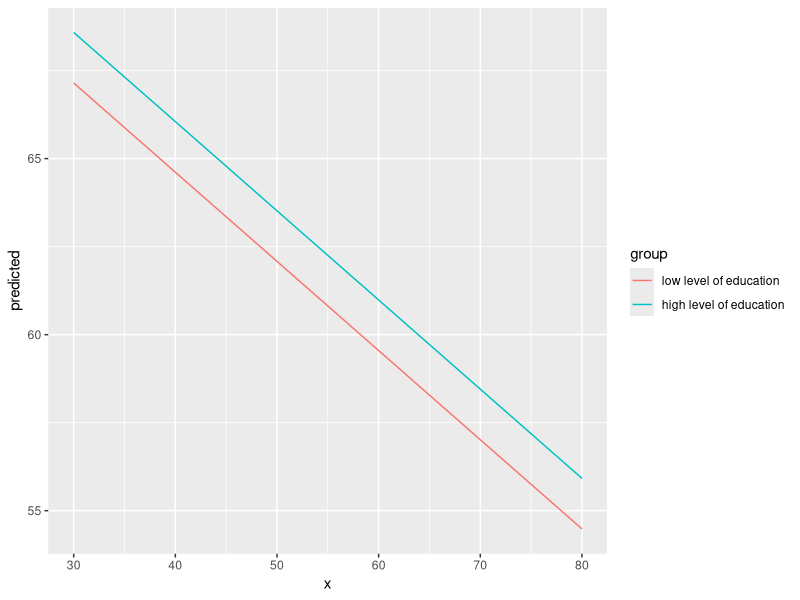
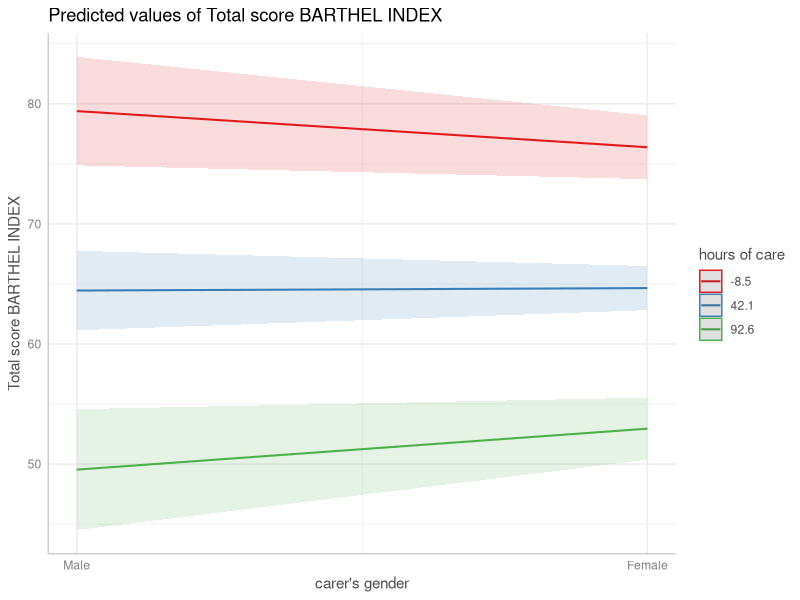
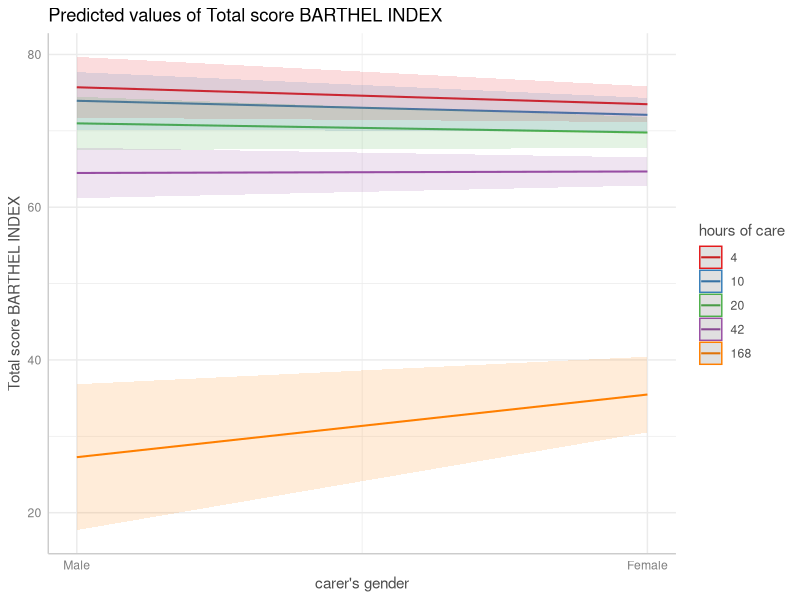
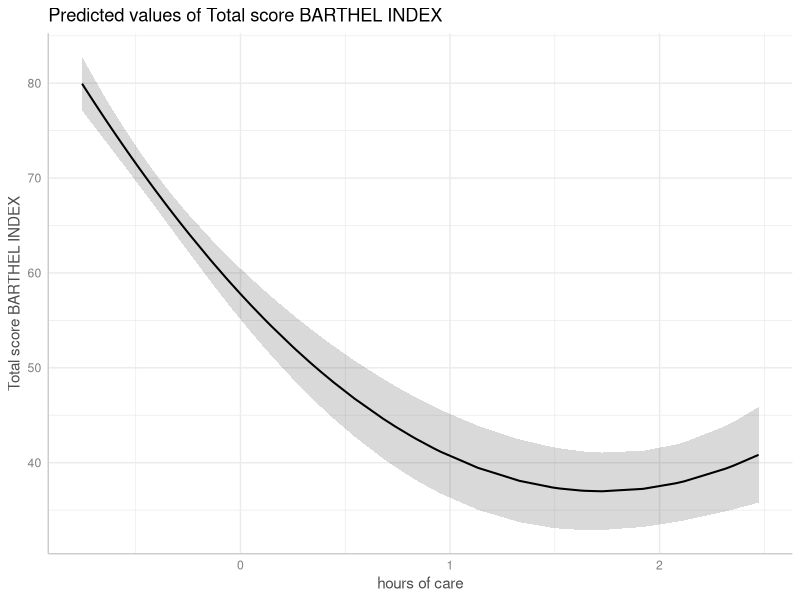
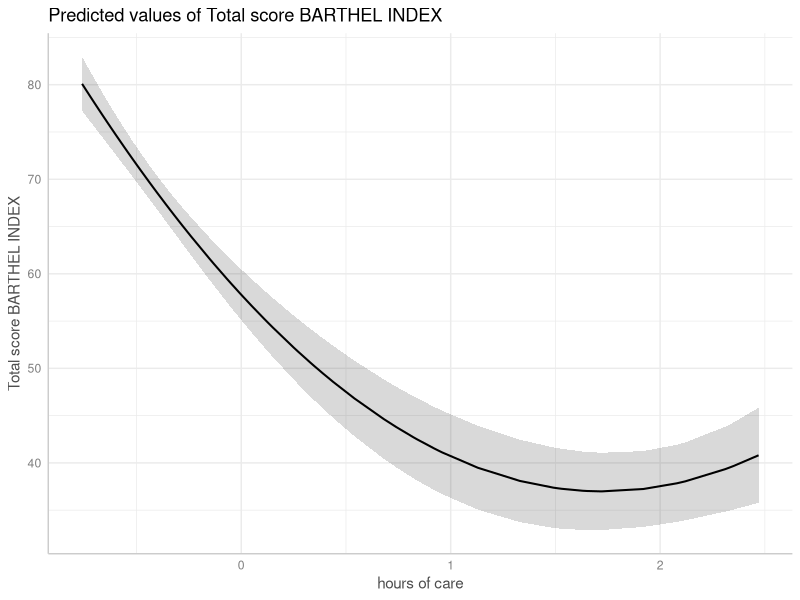
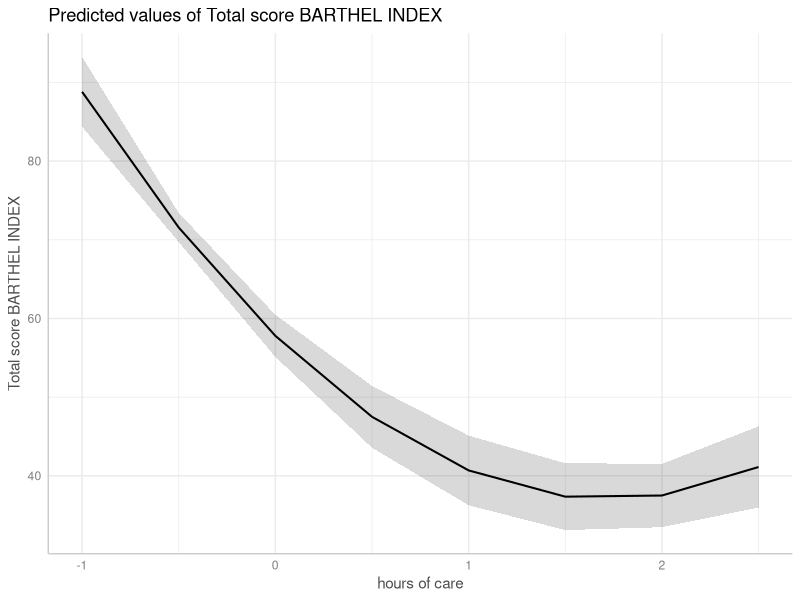
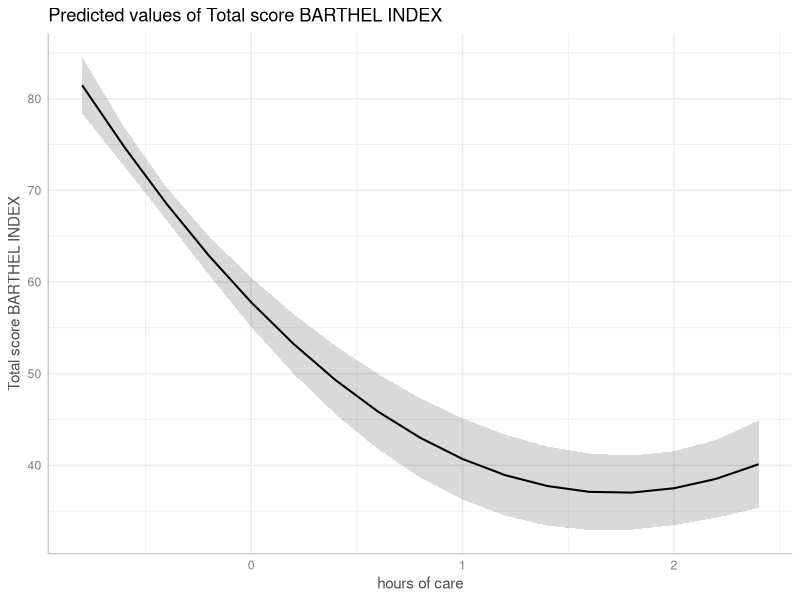

The R source for these figures, in order:
## ---- chunk 1
knitr::opts_chunk$set(collapse = TRUE, comment = "#>", dev = "png", fig.width = 7, fig.height = 4, message = FALSE, warning = FALSE)
options(width = 800)
## ---- chunk 2
library(ggeffects)
library(ggplot2)
data(efc)
fit <- lm(barthtot ~ c12hour + neg_c_7 + c161sex + c172code, data = efc)

mydf <- ggpredict(fit, terms = c("c12hour [30:80]", "c172code [1,3]"))
mydf
ggplot(mydf, aes(x, predicted, colour = group)) + geom_line()
## ---- chunk 3
data(mtcars)
mpg_model <- lm(mpg ~ log(hp), data = mtcars)

# x-values and predictions based on the log(hp)-values
ggpredict(mpg_model, "hp")

# x-values and predictions based on hp-values from 50 to 150
ggpredict(mpg_model, "hp [50:150]")
## ---- chunk 4
data(efc)
# short variable label, for plot
attr(efc$c12hour, "label") <- "hours of care"
fit <- lm(barthtot ~ c12hour * c161sex + neg_c_7, data = efc)

mydf <- ggpredict(fit, terms = c("c161sex", "c12hour [meansd]"))
plot(mydf)

mydf <- ggpredict(fit, terms = c("c161sex", "c12hour [quart]"))
plot(mydf)
## ---- chunk 5
# x-values and predictions based on exponentiated hp-values
ggpredict(mpg_model, "hp [exp]")
## ---- chunk 6
library(sjmisc)
data(efc)
efc$c12hour <- std(efc$c12hour)
m <- lm(barthtot ~ c12hour + I(c12hour^2) + neg_c_7 + c160age + c172code, data = efc)

me <- ggpredict(m, terms = "c12hour")
plot(me)
## ---- chunk 7
me <- ggpredict(m, terms = "c12hour [all]")
plot(me)
## ---- chunk 8
me <- ggpredict(m, terms = "c12hour [n=5]")
plot(me)
## ---- chunk 9
me <- ggpredict(m, terms = "c12hour [n=20]")
plot(me)
## ---- chunk 10
data(mtcars)
mpg_model <- lm(mpg ~ log(hp) + disp, data = mtcars)

# "disp" is hold constant at its mean
ggpredict(mpg_model, "hp [exp]")

# "disp" is hold constant at value 200
ggpredict(mpg_model, "hp [exp]", condition = c(disp = 200))
